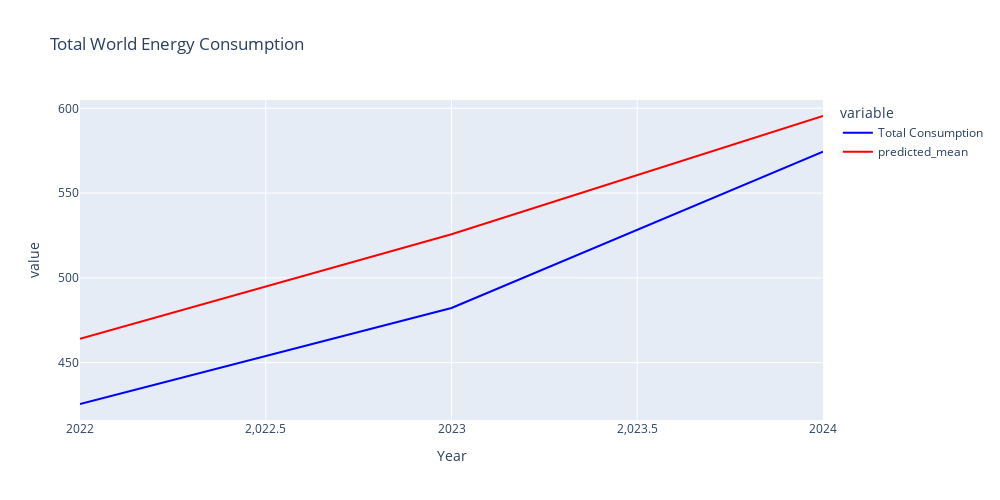

Write notebook code for a chart like this one.
### Code cell
# Plotting The Validation set of ARIMA model to evaluate the performance
fig = px.line(ARIMA_validation, x= 'Year', y=['Total Consumption','predicted_mean'], color_discrete_sequence=['blue', 'red'], title="Total World Energy Consumption", height=500, width=1000)
fig.show()

### Figure 1 — Plotly figure (JSON) as saved in the notebook; plotly's stock layout.template omitted (floating-point values rounded to 4 significant figures)
{"data": [{"hovertemplate": "variable=Total Consumption<br>Year=%{x}<br>value=%{y}<extra></extra>", "legendgroup": "Total Consumption", "line": {"color": "blue", "dash": "solid"}, "marker": {"symbol": "circle"}, "mode": "lines", "name": "Total Consumption", "orientation": "v", "showlegend": true, "type": "scatter", "x": [2022, 2023, 2024], "xaxis": "x", "y": [425.6, 482.2, 574.4], "yaxis": "y"}, {"hovertemplate": "variable=predicted_mean<br>Year=%{x}<br>value=%{y}<extra></extra>", "legendgroup": "predicted_mean", "line": {"color": "red", "dash": "solid"}, "marker": {"symbol": "circle"}, "mode": "lines", "name": "predicted_mean", "orientation": "v", "showlegend": true, "type": "scatter", "x": [2022, 2023, 2024], "xaxis": "x", "y": [464.0, 525.8, 595.5], "yaxis": "y"}], "layout": {"height": 500, "legend": {"title": {"text": "variable"}, "tracegroupgap": 0}, "title": {"text": "Total World Energy Consumption"}, "width": 1000, "xaxis": {"anchor": "y", "domain": [0, 1], "title": {"text": "Year"}}, "yaxis": {"anchor": "x", "domain": [0, 1], "title": {"text": "value"}}}}
